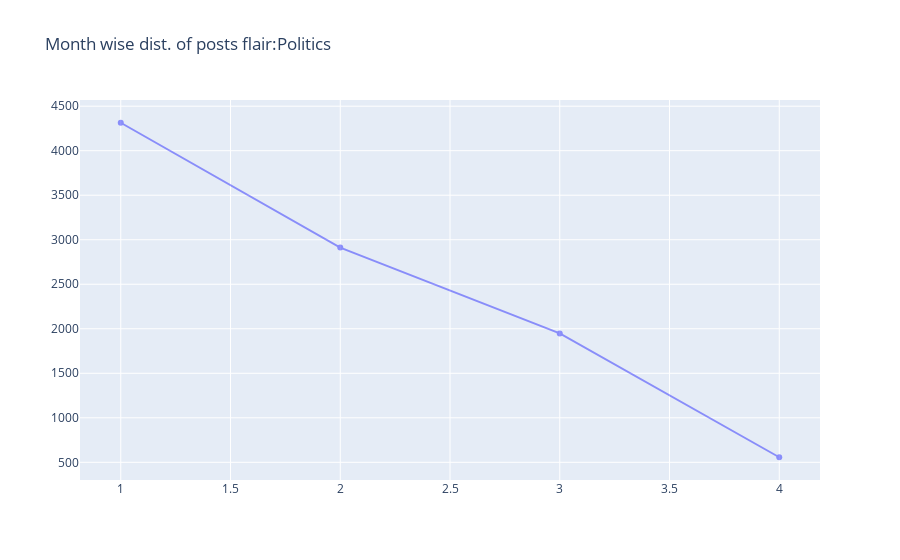
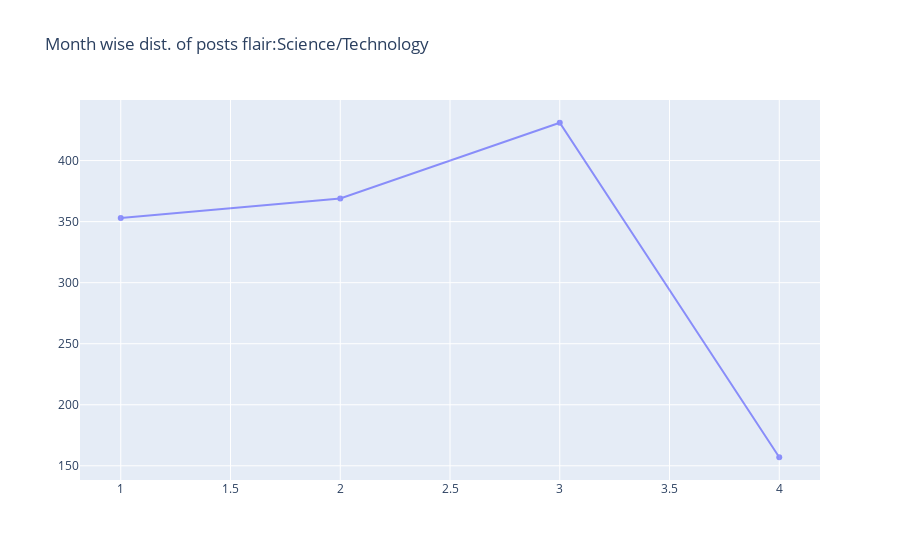
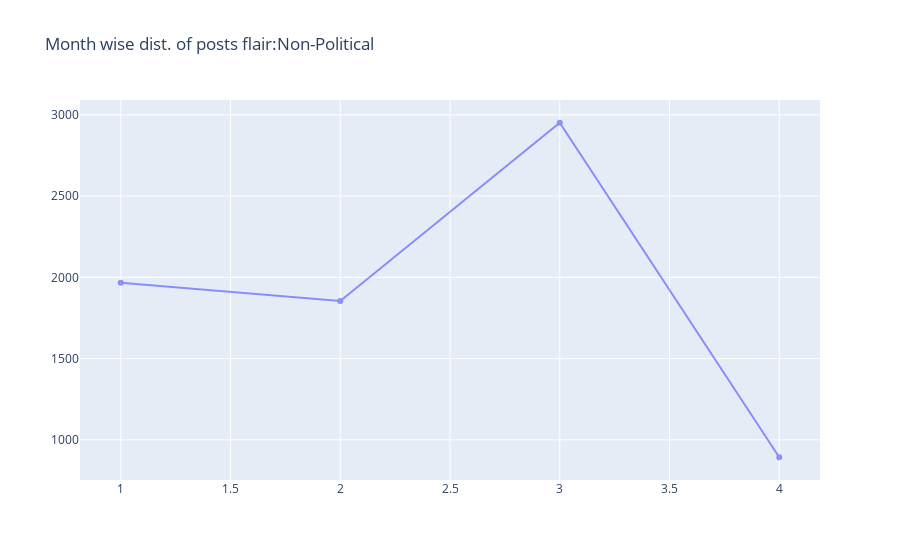

Write notebook code for charts like these, in order.
### Code cell
for i in unique:
    dfn_2020=dfn.loc[dfn['Year'] == 2020]
    dfn_2020=dfn_2020.loc[dfn_2020['flair'] == i]
    dfn_2020['month']=dfn_2020.index.month
    dfn_2020 = dfn_2020.assign(dummy_calc=1)
    monthn_2020=dfn_2020.groupby(by=('month')).sum()
    plt.figure(figsize=(14,10))
    display(monthn_2020)


    trace1 = go.Scatter(x=monthn_2020.index,
                        y=monthn_2020.dummy_calc,
                        name = "Flair analysis",
                        line = dict(color = 'blue'),
                        opacity = 0.4)

    layout = dict(title='Month wise dist. of posts flair:' + str(i))

    fig = dict(data=[trace1], layout=layout)
    iplot(fig)

### Figure 1 — Plotly figure (JSON) as saved in the notebook; plotly's stock layout.template omitted (floating-point values rounded to 4 significant figures)
{"data": [{"line": {"color": "blue"}, "name": "Flair analysis", "opacity": 0.4, "type": "scatter", "x": [1, 2, 3, 4], "y": [4314, 2912, 1948, 557]}], "layout": {"title": {"text": "Month wise dist. of posts flair:Politics"}}}

### Figure 2 — Plotly figure (JSON) as saved in the notebook; plotly's stock layout.template omitted (floating-point values rounded to 4 significant figures)
{"data": [{"line": {"color": "blue"}, "name": "Flair analysis", "opacity": 0.4, "type": "scatter", "x": [1, 2, 3, 4], "y": [353, 369, 431, 157]}], "layout": {"title": {"text": "Month wise dist. of posts flair:Science/Technology"}}}

### Figure 3 — Plotly figure (JSON) as saved in the notebook; plotly's stock layout.template omitted (floating-point values rounded to 4 significant figures)
{"data": [{"line": {"color": "blue"}, "name": "Flair analysis", "opacity": 0.4, "type": "scatter", "x": [1, 2, 3, 4], "y": [1966, 1854, 2951, 893]}], "layout": {"title": {"text": "Month wise dist. of posts flair:Non-Political"}}}
